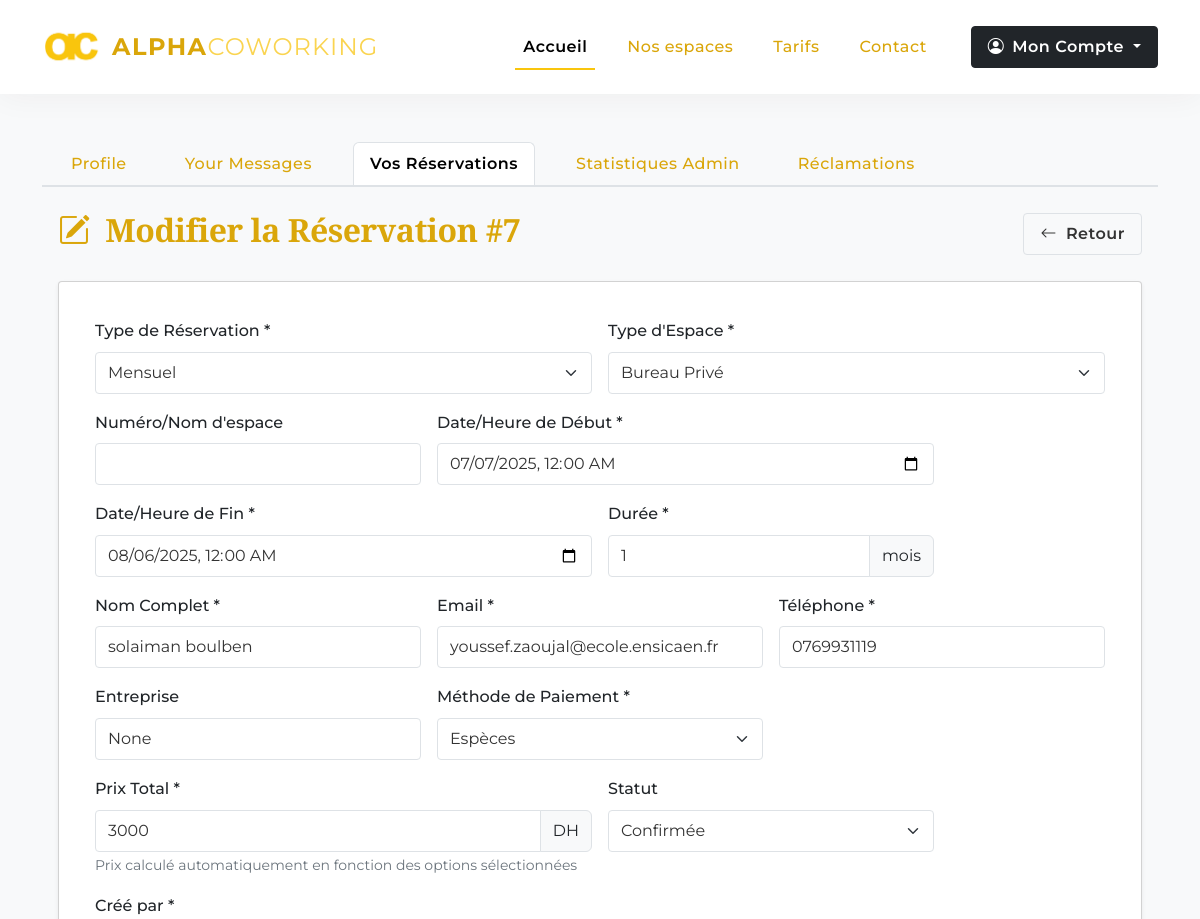
/dashboard/bookings/7/edit (signed in, upper part), run on an earlier commit of the app's database.
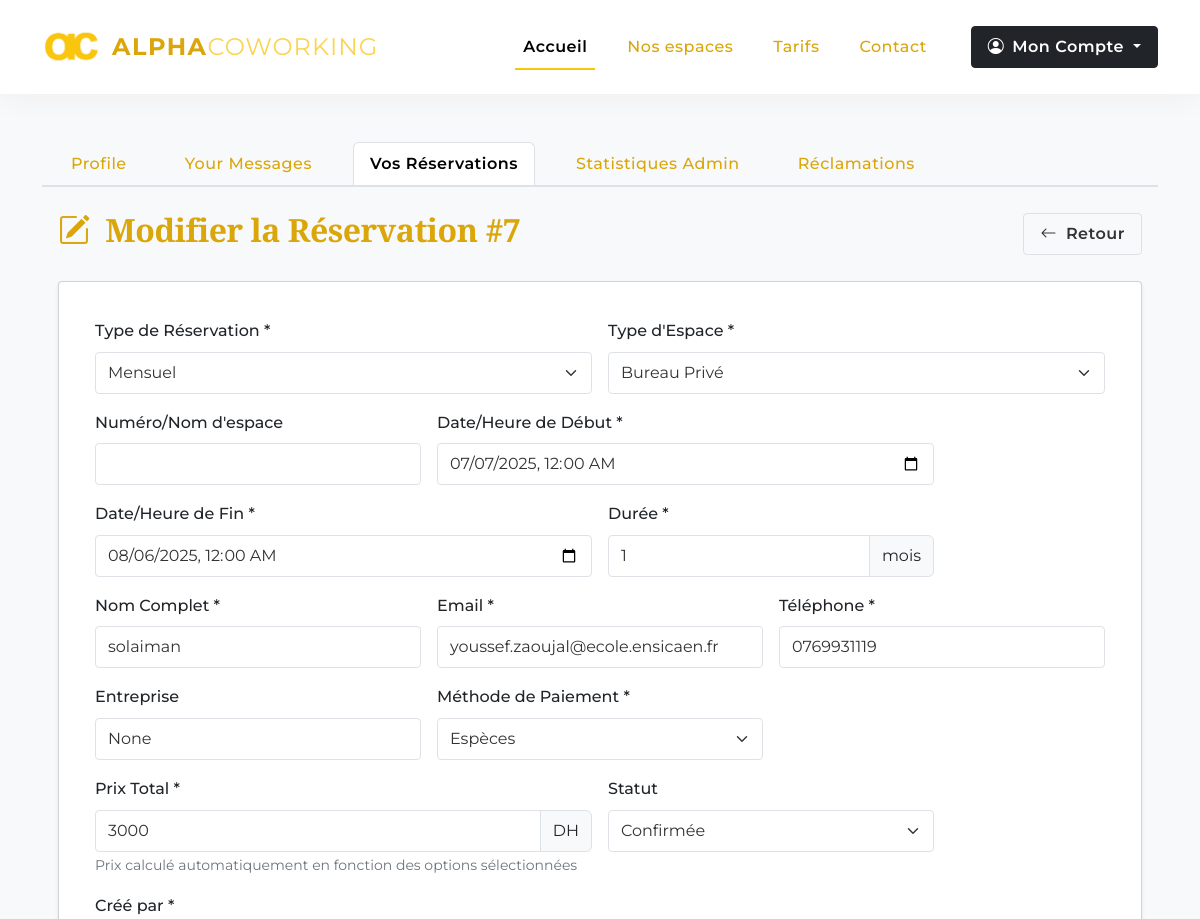
And on a later commit of the database.
### pythonic/models.py (models this page shows, shortened)
class Booking(db.Model):
    id = db.Column(db.Integer, primary_key=True)
    space_number = db.Column(db.String(20))  # Nouveau champ
    booking_type = db.Column(db.String(20), nullable=False)  # hourly, daily, monthly
    space_type = db.Column(db.String(20), nullable=True)    # Ajoutez cette ligne
    start_datetime = db.Column(db.DateTime, nullable=False)
    end_datetime = db.Column(db.DateTime, nullable=False)
    duration = db.Column(db.Integer, nullable=False)  # en heures, jours ou mois selon le type
    full_name = db.Column(db.String(50), nullable=False)
    email = db.Column(db.String(120), nullable=False)
    phone = db.Column(db.String(20), nullable=False)
    meeting_capacity = db.Column(db.String(10), nullable=True)
    company = db.Column(db.String(50))
    special_requests = db.Column(db.Text)
    payment_method = db.Column(db.String(30), nullable=False)
    total_price = db.Column(db.Float, nullable=False)
    status = db.Column(db.String(20), nullable=False, default='pending')  # pending, confirmed, cancelled, completed
    date_created = db.Column(db.DateTime, nullable=False, default=datetime.utcnow)
    created_by = db.Column(db.String(50), nullable=False,default="En ligne")  # ou "Bouchra" selon votre logique

### pythonic/reservation/routes.py (the view)
@booking_bp.route('/dashboard/bookings/<int:booking_id>/edit', methods=['GET'])
@login_required
def edit_booking(booking_id):
    booking = Booking.query.get_or_404(booking_id)
    return render_template('edit_booking.html', booking=booking, active_tab='bookings')

### pythonic/models.py (called while the page is built)
@login_manager.user_loader
def load_user(user_id):
    return User.query.get(int(user_id))

### pythonic/templates/edit_booking.html (shortened to what the changed rows need)
{% extends "dashboard.html" %}
{% block bookings %}
<div class="container-fluid mt-4">
    <div class="d-flex justify-content-between align-items-center mb-4">
        <h2><i class="bi bi-pencil-square me-2"></i> Modifier la Réservation #{{ booking.id }}</h2>
        <a href="{{ url_for('reservation.booking_detail', booking_id=booking.id) }}" class="btn btn-outline-secondary">
            <i class="bi bi-arrow-left me-1"></i> Retour
        </a>
    </div>
    <div class="card shadow-sm">
        <div class="card-body">
            <form method="POST" action="{{ url_for('reservation.update_booking', booking_id=booking.id) }}">
                <div class="row g-3">
                    <div class="col-md-6">
                        <label for="bookingType" class="form-label">Type de Réservation *</label>
                        <select class="form-select" id="bookingType" name="bookingType" required>
                            <option value="monthly" {% if booking.booking_type == 'monthly' %}selected{% endif %}>Mensuel</option>
                        </select>
                    </div>
                    <div class="col-md-6">
                        <label for="spaceType" class="form-label">Type d'Espace *</label>
                        <select class="form-select" id="spaceType" name="spaceType" required>
                            <option value="private" {% if booking.space_type == 'private' %}selected{% endif %}>Bureau Privé</option>
                        </select>
                    </div>
                    <div class="col-md-6">
                        <label for="startDatetime" class="form-label">Date/Heure de Début *</label>
                        <input type="datetime-local" class="form-control" id="startDatetime" name="startDatetime"
                               value="{{ booking.start_datetime.strftime('%Y-%m-%dT%H:%M') }}" required>
                    </div>
                    <div class="col-md-6">
                        <label for="endDatetime" class="form-label">Date/Heure de Fin *</label>
                        <input type="datetime-local" class="form-control" id="endDatetime" name="endDatetime"
                               value="{{ booking.end_datetime.strftime('%Y-%m-%dT%H:%M') }}" required>
                    </div>
                    <div class="col-md-4">
                        <div class="input-group">
                            <input type="number" class="form-control" id="duration" name="duration"
                                   value="{{ booking.duration if booking.duration else '' }}" required>
                            <span class="input-group-text" id="durationUnit">
                            </span>
                        </div>
                    </div>
                    <div class="col-md-4">
                        <label for="fullName" class="form-label">Nom Complet *</label>
                        <input type="text" class="form-control" id="fullName" name="fullName"
                               value="{{ booking.full_name }}" required>
                    </div>
                    <div class="col-md-4">
                        <label for="email" class="form-label">Email *</label>
                        <input type="email" class="form-control" id="email" name="email"
                               value="{{ booking.email }}" >
                    </div>
                    <div class="col-md-4">
                        <label for="phone" class="form-label">Téléphone *</label>
                        <input type="text" class="form-control" id="phone" name="phone"
                               value="{{ booking.phone }}" >
                    </div>
                    <div class="col-md-4">
                        <label for="company" class="form-label">Entreprise</label>
                        <input type="text" class="form-control" id="company" name="company"
                               value="{{ booking.company }}">
                    </div>
                    <div class="col-md-4">
                        <label for="paymentMethod" class="form-label">Méthode de Paiement *</label>
                        <select class="form-select" id="paymentMethod" name="paymentMethod" required>
                            <option value="cash" {% if booking.payment_method == 'cash' %}selected{% endif %}>Espèces</option>
                        </select>
                    </div>
                    <div class="col-md-6">
                        <div class="input-group">
                            <input type="number" step="0.01" class="form-control" id="totalPrice" name="totalPrice"
                                value="{{ booking.total_price if booking.total_price else '' }}" required>
                            <span class="input-group-text">DH</span>
                        </div>
                    </div>
                    <div class="col-md-4">
                        <label for="status" class="form-label">Statut</label>
                        <select class="form-select" id="status" name="status">
                            <option value="confirmed" {% if booking.status == 'confirmed' %}selected{% endif %}>Confirmée</option>
                        </select>
                    </div>
                </div>
            </form>
        </div>
    </div>
</div>
{% endblock %}

What changed in the data, as far as the page shows it:
changed Booking "Mensuel": fullName "solaiman boulben" → "solaiman"
